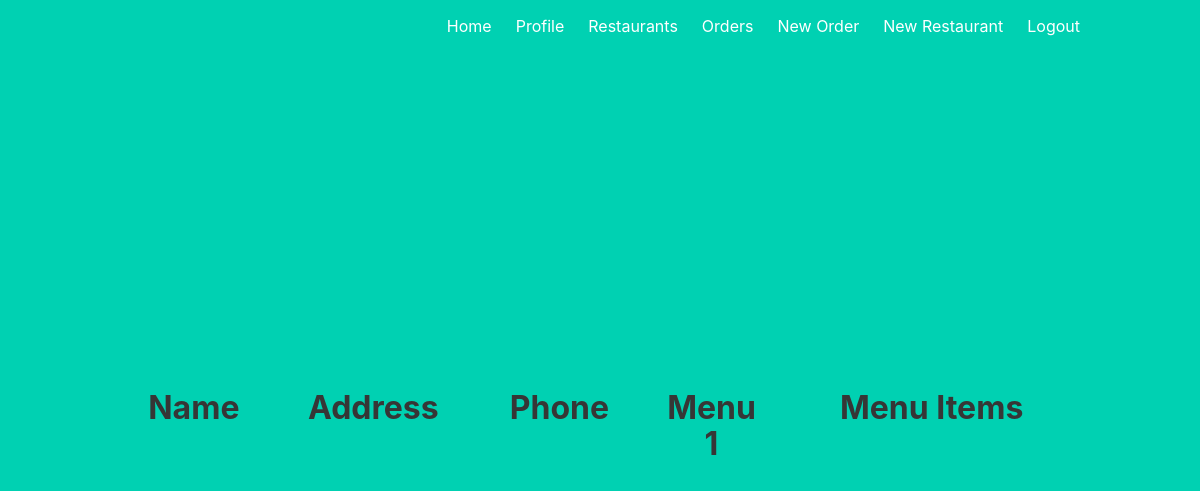
The page /restaurants (signed in) on the database as committed earlier.
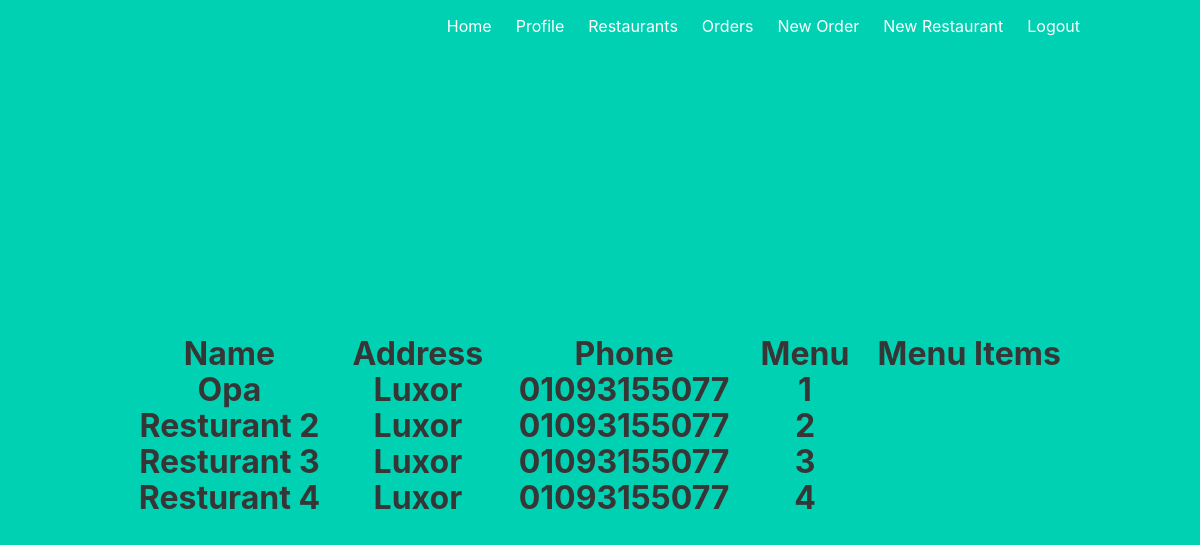
The same page on the database as committed later.
### app/models.py (models this page shows)
class Restaurant(db.Model):
    id = db.Column(db.Integer, primary_key=True)
    name = db.Column(db.String(1000))
    owner=db.Column(db.Integer, db.ForeignKey('user.id'))
    phone=db.Column(db.String())
    address= db.Column(db.String())
    menu = db.Column(db.Integer, db.ForeignKey('menu.id'))

### app/main.py (the view)
@main.route('/restaurants')
@login_required
def restaurants():
    if(current_user.type != 'restaurant'):
        restaurants = Restaurant.query.all()
    else:
        restaurants = Restaurant.query.filter_by(owner=current_user.id)
    return render_template('restaurants.html', restaurants=restaurants)

### app/__init__.py (called while the page is built)
def create_app():
    app = Flask(__name__)
    app.config['SECRET_KEY'] = 'secret-key-goes-here'
    app.config['SQLALCHEMY_DATABASE_URI'] = 'sqlite:///db.sqlite'
    db.init_app(app)
    login_manager = LoginManager()
    login_manager.login_view = 'auth.login'
    login_manager.init_app(app)
    from .models import User
    @login_manager.user_loader
    def load_user(user_id):
        return User.query.get(int(user_id))
    from .auth import auth as auth_blueprint
    app.register_blueprint(auth_blueprint)
    from .main import main as main_blueprint
    app.register_blueprint(main_blueprint)
    return app

### app/templates/restaurants.html (shortened to what this page needs)
{% extends "base.html" %}
{% block content %}
<h1 class="title">
  <table style="width:100%">
    <tr>
      <th>Name</th>
      <th>Address</th>
      <th>Phone</th>
      <th>Menu</th>
      <th>Menu Items</th>
    </tr>
  {% for restaurant in restaurants %}
  <tr>
    <th>{{restaurant.name}}</th>
    <th>{{ restaurant.address }}</th>
    <th>{{ restaurant.phone }}</th>
    <th>{{ restaurant.menu }}</th>
    <th>{{ restaurant.menu.menu_item }}</th>
  </tr>
{% endfor %}
</table>
</h1>
{% endblock %}

### app/templates/base.html (shortened to what this page needs)
<!DOCTYPE html>
<html>
<head>
    <link rel="stylesheet" href="https://cdnjs.cloudflare.com/ajax/libs/bulma/0.7.2/css/bulma.min.css" />
</head>
<body>
    <section class="hero is-primary is-fullheight">
        <div class="hero-head">
            <nav class="navbar">
                <div class="container">
                    <div id="navbarMenuHeroA" class="navbar-menu">
                        <div class="navbar-end">
                            <div class="navbar-end">
                                <a href="{{ url_for('main.index') }}" class="navbar-item">
                                    Home
                                </a>
                                {% if current_user.is_authenticated %}
                                <a href="{{ url_for('main.profile') }}" class="navbar-item">
                                    Profile
                                </a>
                                {% endif %}
                                {% if current_user.is_authenticated %}
                                <a href="{{ url_for('main.restaurants') }}" class="navbar-item">
                                    Restaurants
                                </a>
                                {% endif %}
                                {% if current_user.is_authenticated %}
                                <a href="{{ url_for('main.orders') }}" class="navbar-item">
                                    Orders
                                </a>
                                {% endif %}
                                {% if current_user.is_authenticated %}
                                <a href="{{ url_for('main.new_order') }}" class="navbar-item">
                                    New Order
                                </a>
                                {% endif %}
                                {% if current_user.is_authenticated %}
                                <a href="{{ url_for('main.new_restaurants') }}" class="navbar-item">
                                    New Restaurant
                                </a>
                                {% endif %}
                                {% if current_user.is_authenticated %}
                                <a href="{{ url_for('auth.logout') }}" class="navbar-item">
                                    Logout
                                </a>
                                {% endif %}
                            </div>
                        </div>
                    </div>
                </div>
            </nav>
        </div>
        <div class="hero-body">
            <div class="container has-text-centered">
               {% block content %}
               {% endblock %}
            </div>
        </div>
    </section>
</body>
</html>

Rows that differ between the two databases and show on the page:
changed Restaurant: name (not shown) → "Opa"; address (not shown) → "Luxor"; phone (not shown) → "01093155077"
now on this page (row edited): Restaurant: name "Resturant 2", address "Luxor", phone "01093155077", menu "2"
added Restaurant: name "Resturant 3", address "Luxor", phone "01093155077", menu "3"
added Restaurant: name "Resturant 4", address "Luxor", phone "01093155077", menu "4"
